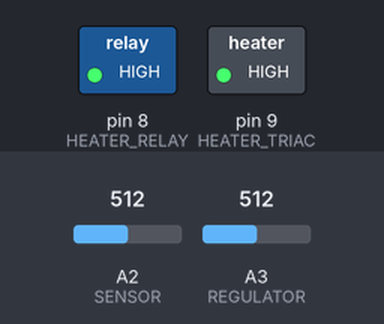
Bench run of a sketch on a simulated Arduino Uno, built with avr-gcc and run on an emulated ATmega328P. Parts: switched loads named in the sketch (green lamp = pin HIGH). The test bench sets the inputs (shaded band); at power-on: A2 (SENSOR) = 512, A3 (REGULATOR) = 512. Pins used as bus, display or sensor lines are not drawn.

Above: at 3.9 s.
4.0 s: A2 (SENSOR) set to 708
7.1 s: A2 (SENSOR) set to 735
At 10.1 s:
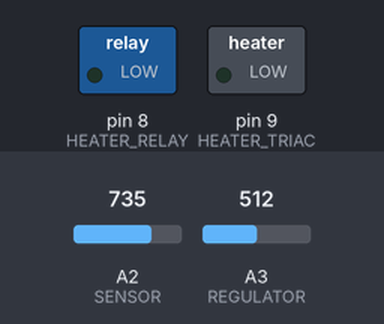
10.2 s: A2 (SENSOR) set to 716
At 12.9 s:
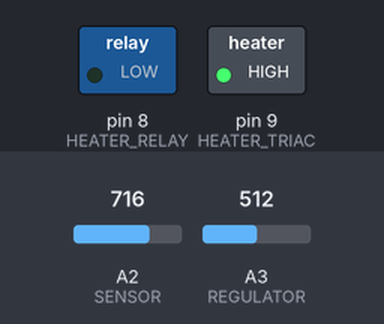
Timing chart, 0 to 14.5 s (numbered marks = the images above; inputs shaded):
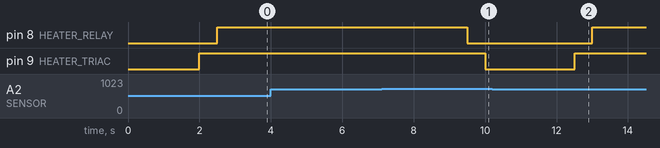

The sketch:

thermostat_without_sparking_on_relay.ino
```cpp
/*
    В данном варианте в цепь управления нагревателем добавлен симистор, параллельно реле.
    При включении нагревателя сначала открывается симистор, а через некоторое время замыкается реле
    (то есть оно шунтирует симистор). Отключение происходит в обратном порядке.
    Это позволяет защитить контакты реле от искрообразования, а также избежать
    постоянного нагрева симистора в том случае, если бы он один коммутировал нагреватель
    (в текущем виде симистор работает только во время включения и отключения нагревателя).
*/

#include <util/delay.h>

/*
// Pin config for Arduino (ATmega328P):
#define REGULATOR A0
#define SENSOR A1
#define HEATER_RELAY 2
#define HEATER_TRIAC 3
#define LED 4
*/

// Pin config for ATtiny13A:
#define REGULATOR 3 // ADC3 on ATtiny13 (pin 2)
#define SENSOR 2 // ADC2 on ATtiny13 (pin 3)
#define HEATER_RELAY PB0 // PB0 on ATtiny13 (pin 5)
#define HEATER_TRIAC PB1 // PB1 on ATtiny13 (pin 6)
#define LED PB2 // PB2 on ATtiny13 (pin 7)


#define REGULATOR_MIN 0
#define REGULATOR_MAX 1023

#define SENSOR_FAULT 300 // ниже этого значения считаем терморезистор в обрыве
#define SENSOR_MIN 540 // ~27 degrees Celsius
// #define SENSOR_MAX 820 // ~70 degrees Celsius
#define SENSOR_MAX 910 // ~100 degrees Celsius

#define HYSTERESIS 0
#define TRIGGER_COUNTER_MAX 5 // количество срабатываний по достижению пороговой температуры (защита от ложных)

#define MAIN_LOOP_DELAY_MS 500
#define TRIAC_WORK_TIME_MS 500

bool heaterIsOn = false;
bool ledIsOn = false;
byte upTriggerCounter = 0;
byte downTriggerCounter = 0;


long mapToSensorValue(long regulatorValue) {
    long mapped = ((regulatorValue - REGULATOR_MIN) * (SENSOR_MAX - SENSOR_MIN)
        / (REGULATOR_MAX - REGULATOR_MIN)) + SENSOR_MIN;
    return mapped;
}

void turnOnHeater() {
    if (!heaterIsOn) {
        // digitalWrite(HEATER_TRIAC, HIGH); // for Arduino
        PORTB |= (1 << HEATER_TRIAC); // for ATtiny13A
        _delay_ms(TRIAC_WORK_TIME_MS);
        // digitalWrite(HEATER_RELAY, HIGH); // for Arduino
        PORTB |= (1 << HEATER_RELAY); // for ATtiny13A
        heaterIsOn = true;
    }
}

void turnOffHeater() {
    if (heaterIsOn) {
        // digitalWrite(HEATER_RELAY, LOW); // for Arduino
        PORTB &= ~(1 << HEATER_RELAY); // for ATtiny13A
        _delay_ms(TRIAC_WORK_TIME_MS);
        // digitalWrite(HEATER_TRIAC, LOW); // for Arduino
        PORTB &= ~(1 << HEATER_TRIAC); // for ATtiny13A
        heaterIsOn = false;
    }
}

void turnOnLed() {
    // digitalWrite(LED, HIGH); // for Arduino
    PORTB |= (1 << LED); // for ATtiny13A
    ledIsOn = true;
}

void turnOffLed() {
    // digitalWrite(LED, LOW); // for Arduino
    PORTB &= ~(1 << LED); // for ATtiny13A
    ledIsOn = false;
}

void toggleLed() {
    if (ledIsOn) {
        turnOffLed();
    } else {
        turnOnLed();
    }
}

void setup() {
/*
    // for Arduino:
    pinMode(REGULATOR, INPUT);
    pinMode(SENSOR, INPUT);
    pinMode(HEATER_RELAY, OUTPUT);
    pinMode(HEATER_TRIAC, OUTPUT);
    pinMode(LED, OUTPUT);

    digitalWrite(HEATER_RELAY, LOW);
    digitalWrite(HEATER_TRIAC, LOW);
    digitalWrite(LED, LOW);
*/

    // for ATtiny13A:
    DDRB &= ~(1 << REGULATOR);
    DDRB &= ~(1 << SENSOR);
    DDRB |= (1 << HEATER_RELAY);
    DDRB |= (1 << HEATER_TRIAC);
    DDRB |= (1 << LED);

    PORTB &= ~(1 << HEATER_RELAY);
    PORTB &= ~(1 << HEATER_TRIAC);
    PORTB &= ~(1 << LED);


    heaterIsOn = false;
    ledIsOn = false;
    upTriggerCounter = 0;
    downTriggerCounter = 0;

    // Serial.begin(9600);
    // Serial.println("ready");
}

void loop() {
    int sensorValue = analogRead(SENSOR);
    // Serial.print("sensor: ");
    // Serial.print(sensorValue);

    if (sensorValue < SENSOR_FAULT) {
        turnOffHeater();
        toggleLed();
        upTriggerCounter = 0;
        downTriggerCounter = 0;
        // Serial.print(" Temp sensor fault!");
    } else {

        int regulatorValue = analogRead(REGULATOR);
        // Serial.print("  regulator: ");
        // Serial.print(regulatorValue);

        if (regulatorValue > 0) {
            long mappedRegulatorValue = mapToSensorValue(regulatorValue);
            // Serial.print("  mappedRegulator: ");
            // Serial.print(mappedRegulatorValue);

            if (sensorValue - HYSTERESIS > mappedRegulatorValue) {
                downTriggerCounter = 0;
                upTriggerCounter++;

                if (upTriggerCounter >= TRIGGER_COUNTER_MAX) {
                    turnOffHeater();
                    turnOffLed();
                    upTriggerCounter = 0;
                    // Serial.print("  HEATER is off");
                }

            } else if (sensorValue + HYSTERESIS < mappedRegulatorValue) {
                upTriggerCounter = 0;
                downTriggerCounter++;

                if (downTriggerCounter >= TRIGGER_COUNTER_MAX) {
                    turnOnHeater();
                    turnOnLed();
                    downTriggerCounter = 0;
                    // Serial.print("  HEATER is on");
                }

            } else { // если в зоне гистерезиса
                upTriggerCounter = 0;
                downTriggerCounter = 0;
            }

        } else {
            turnOffHeater();
            turnOffLed();
            upTriggerCounter = 0;
            downTriggerCounter = 0;
        }
    }

    // Serial.println("");
    _delay_ms(MAIN_LOOP_DELAY_MS);
}
```

Measured:
- the behaviour switches between 725 and 726 on A2 (SENSOR) (found by bisection; images 0 and 1)
- after the input at 4.0 s, every drawn part: stays the same
- after the input at 7.1 s, pin 8 (HEATER_RELAY): HIGH → LOW after 2.4 s; pin 9 (HEATER_TRIAC): HIGH → LOW after 2.9 s
- after the input at 10.2 s, pin 8 (HEATER_RELAY): LOW → HIGH after 2.8 s; pin 9 (HEATER_TRIAC): LOW → HIGH after 2.3 s
